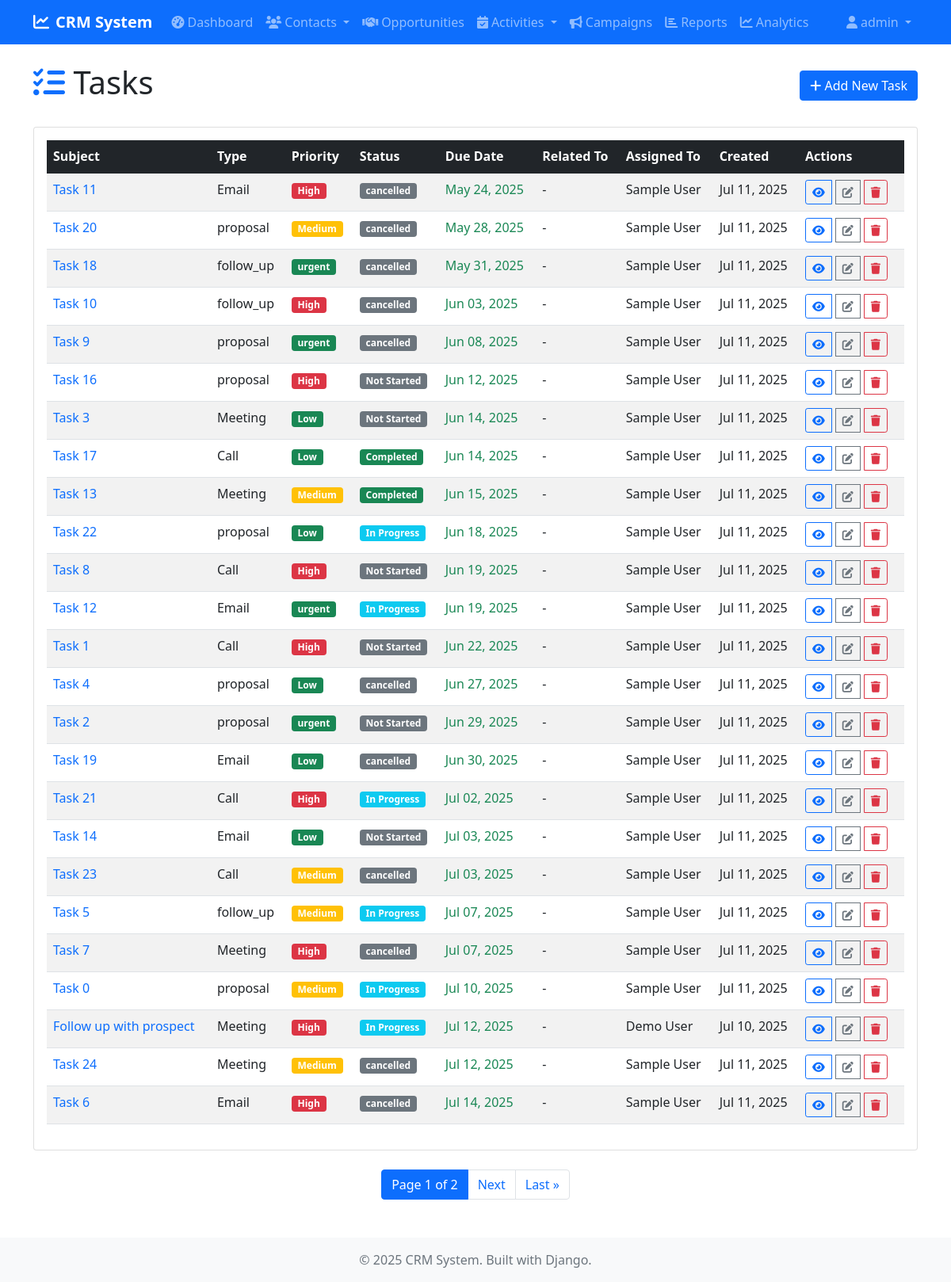
Page /tasks/ (signed in) on the committed database.
### tasks/models.py (models this page shows, shortened)
class Task(models.Model):
    STATUS_CHOICES = [
        ('not_started', 'Not Started'),
        ('in_progress', 'In Progress'),
        ('completed', 'Completed'),
        ('pending_input', 'Pending Input'),
        ('deferred', 'Deferred'),
    ]
    PRIORITY_CHOICES = [
        ('low', 'Low'),
        ('medium', 'Medium'),
        ('high', 'High'),
    ]
    TYPE_CHOICES = [
        ('call', 'Call'),
        ('meeting', 'Meeting'),
        ('email', 'Email'),
        ('task', 'Task'),
        ('demo', 'Demo'),
        ('other', 'Other'),
    ]
    subject = models.CharField(max_length=200)
    status = models.CharField(max_length=15, choices=STATUS_CHOICES, default='not_started')
    priority = models.CharField(max_length=10, choices=PRIORITY_CHOICES, default='medium')
    task_type = models.CharField(max_length=10, choices=TYPE_CHOICES, default='task')
    due_date = models.DateTimeField()
    start_date = models.DateTimeField(null=True, blank=True)
    description = models.TextField(blank=True)
    content_type = models.ForeignKey(ContentType, on_delete=models.CASCADE, null=True, blank=True)
    object_id = models.PositiveIntegerField(null=True, blank=True)
    related_to = GenericForeignKey('content_type', 'object_id')
    assigned_to = models.ForeignKey(User, on_delete=models.CASCADE, related_name='assigned_tasks')
    created_by = models.ForeignKey(User, on_delete=models.SET_NULL, null=True, blank=True, related_name='created_tasks')
    created_at = models.DateTimeField(auto_now_add=True)
    updated_at = models.DateTimeField(auto_now=True)
    class Meta:
        ordering = ['due_date']

### tasks/views.py (the view)
# urls.py: path('', views.TaskListView.as_view(), name='list'),
class TaskListView(LoginRequiredMixin, ListView):
    model = Task
    template_name = 'tasks/task_list.html'
    context_object_name = 'tasks'
    paginate_by = 25
    def get_queryset(self):
        return Task.objects.select_related('assigned_to').order_by('due_date')

### templates/tasks/task_list.html (shortened to what this page needs)
{% extends 'base.html' %}
{% block content %}
<div class="d-flex justify-content-between align-items-center mb-4">
    <h1><i class="fas fa-tasks text-primary"></i> Tasks</h1>
    <a href="{% url 'tasks:create' %}" class="btn btn-primary">
        <i class="fas fa-plus"></i> Add New Task
    </a>
</div>
<div class="card">
    <div class="card-body">
        <div class="table-responsive">
            <table class="table table-striped table-hover">
                <thead class="table-dark">
                    <tr>
                        <th>Subject</th>
                        <th>Type</th>
                        <th>Priority</th>
                        <th>Status</th>
                        <th>Due Date</th>
                        <th>Related To</th>
                        <th>Assigned To</th>
                        <th>Created</th>
                        <th>Actions</th>
                    </tr>
                </thead>
                <tbody>
                    {% for task in tasks %}
                    <tr>
                        <td>
                            <a href="{% url 'tasks:detail' task.pk %}" class="text-decoration-none">
                                {{ task.subject }}
                            </a>
                        </td>
                        <td>{{ task.get_task_type_display }}</td>
                        <td>
                            <span class="badge {% if task.priority == 'high' %}bg-danger{% elif task.priority == 'medium' %}bg-warning{% else %}bg-success{% endif %}">
                                {{ task.get_priority_display }}
                            </span>
                        </td>
                        <td>
                            <span class="badge {% if task.status == 'completed' %}bg-success{% elif task.status == 'in_progress' %}bg-info{% elif task.status == 'pending' %}bg-warning{% else %}bg-secondary{% endif %}">
                                {{ task.get_status_display }}
                            </span>
                        </td>
                        <td>
                            {% if task.due_date %}
                                <span class="{% if task.due_date < today %}text-danger{% elif task.due_date == today %}text-warning{% else %}text-success{% endif %}">
                                    {{ task.due_date|date:"M d, Y" }}
                                </span>
                            {% else %}
                                -
                            {% endif %}
                        </td>
                        <td>
                            {% if task.related_account %}
                                <a href="{% url 'accounts:detail' task.related_account.pk %}">{{ task.related_account.name }}</a>
                            {% elif task.related_contact %}
                                <a href="{% url 'contacts:detail' task.related_contact.pk %}">{{ task.related_contact.full_name }}</a>
                            {% elif task.related_opportunity %}
                                <a href="{% url 'opportunities:detail' task.related_opportunity.pk %}">{{ task.related_opportunity.name }}</a>
                            {% else %}
                                -
                            {% endif %}
                        </td>
                        <td>{{ task.assigned_to.get_full_name|default:"-" }}</td>
                        <td>{{ task.created_at|date:"M d, Y" }}</td>
                        <td>
                            <div class="btn-group" role="group">
                                <a href="{% url 'tasks:detail' task.pk %}" class="btn btn-sm btn-outline-primary" title="View">
                                    <i class="fas fa-eye"></i>
                                </a>
                                <a href="{% url 'tasks:edit' task.pk %}" class="btn btn-sm btn-outline-secondary" title="Edit">
                                    <i class="fas fa-edit"></i>
                                </a>
                                <a href="{% url 'tasks:delete' task.pk %}" class="btn btn-sm btn-outline-danger" title="Delete">
                                    <i class="fas fa-trash"></i>
                                </a>
                            </div>
                        </td>
                    </tr>
                    {% endfor %}
                </tbody>
            </table>
        </div>
    </div>
</div>
{% if is_paginated %}
<nav aria-label="Page navigation">
    <ul class="pagination justify-content-center mt-4">
        <li class="page-item active">
            <span class="page-link">
                Page {{ page_obj.number }} of {{ page_obj.paginator.num_pages }}
            </span>
        </li>
        {% if page_obj.has_next %}
            <li class="page-item">
                <a class="page-link" href="?page={{ page_obj.next_page_number }}">Next</a>
            </li>
            <li class="page-item">
                <a class="page-link" href="?page={{ page_obj.paginator.num_pages }}">Last &raquo;</a>
            </li>
        {% endif %}
    </ul>
</nav>
{% endif %}
{% endblock %}

### templates/base.html (shortened to what this page needs)
<!DOCTYPE html>
<html lang="en">
<head>
    <link href="https://cdn.jsdelivr.net/npm/bootstrap@5.1.3/dist/css/bootstrap.min.css" rel="stylesheet">
    <link href="https://cdnjs.cloudflare.com/ajax/libs/font-awesome/6.0.0/css/all.min.css" rel="stylesheet">
    {% load static %}
    <link href="{% static 'css/custom.css' %}" rel="stylesheet">
</head>
<body>
    <nav class="navbar navbar-expand-lg navbar-dark bg-primary">
        <div class="container">
            <a class="navbar-brand" href="{% url 'dashboard:home' %}">
                <i class="fas fa-chart-line me-2"></i>CRM System
            </a>
            {% if user.is_authenticated %}
            <div class="collapse navbar-collapse" id="navbarNav">
                <ul class="navbar-nav me-auto">
                    <li class="nav-item">
                        <a class="nav-link" href="{% url 'dashboard:home' %}">
                            <i class="fas fa-tachometer-alt me-1"></i>Dashboard
                        </a>
                    </li>
                    <li class="nav-item dropdown">
                        <a class="nav-link dropdown-toggle" href="#" role="button" data-bs-toggle="dropdown">
                            <i class="fas fa-users me-1"></i>Contacts
                        </a>
                    </li>
                    <li class="nav-item">
                        <a class="nav-link" href="{% url 'opportunities:list' %}">
                            <i class="fas fa-handshake me-1"></i>Opportunities
                        </a>
                    </li>
                    <li class="nav-item dropdown">
                        <a class="nav-link dropdown-toggle" href="#" role="button" data-bs-toggle="dropdown">
                            <i class="fas fa-calendar-check me-1"></i>Activities
                        </a>
                    </li>
                    <li class="nav-item">
                        <a class="nav-link" href="{% url 'campaigns:list' %}">
                            <i class="fas fa-bullhorn me-1"></i>Campaigns
                        </a>
                    </li>
                    <li class="nav-item">
                        <a class="nav-link" href="{% url 'dashboard:reports' %}">
                            <i class="fas fa-chart-bar me-1"></i>Reports
                        </a>
                    </li>
                    <li class="nav-item">
                        <a class="nav-link" href="{% url 'dashboard:analytics' %}">
                            <i class="fas fa-chart-line me-1"></i>Analytics
                        </a>
                    </li>
                </ul>
                <ul class="navbar-nav">
                    <li class="nav-item dropdown">
                        <a class="nav-link dropdown-toggle" href="#" role="button" data-bs-toggle="dropdown">
                            <i class="fas fa-user me-1"></i>{{ user.username }}
                        </a>
                    </li>
                </ul>
            </div>
            {% endif %}
        </div>
    </nav>
    <main class="container my-4">
        {% block content %}
        {% endblock %}
    </main>
    <footer class="bg-light text-center py-3 mt-5">
        <div class="container">
            <p class="text-muted mb-0">&copy; 2025 CRM System. Built with Django.</p>
        </div>
    </footer>
</body>
</html>

### static/css/custom.css (style rules this page uses)
.navbar-brand { font-weight: bold; }
.btn-sm { margin-right: 5px; }

### rows in the picture
Task: subject "Task 11", task_type "Email", priority "High", status "cancelled", due_date "May 24, 2025", assigned_to.get_full_name "Sample User", created_at "Jul 11, 2025"
Task: subject "Task 20", task_type "proposal", priority "Medium", status "cancelled", due_date "May 28, 2025", assigned_to.get_full_name "Sample User", created_at "Jul 11, 2025"
Task: subject "Task 18", task_type "follow_up", priority "urgent", status "cancelled", due_date "May 31, 2025", assigned_to.get_full_name "Sample User", created_at "Jul 11, 2025"
Task: subject "Task 10", task_type "follow_up", priority "High", status "cancelled", due_date "Jun 03, 2025", assigned_to.get_full_name "Sample User", created_at "Jul 11, 2025"
Task: subject "Task 9", task_type "proposal", priority "urgent", status "cancelled", due_date "Jun 08, 2025", assigned_to.get_full_name "Sample User", created_at "Jul 11, 2025"
Task: subject "Task 16", task_type "proposal", priority "High", status "Not Started", due_date "Jun 12, 2025", assigned_to.get_full_name "Sample User", created_at "Jul 11, 2025"
Task: subject "Task 3", task_type "Meeting", priority "Low", status "Not Started", due_date "Jun 14, 2025", assigned_to.get_full_name "Sample User", created_at "Jul 11, 2025"
Task: subject "Task 17", task_type "Call", priority "Low", status "Completed", due_date "Jun 14, 2025", assigned_to.get_full_name "Sample User", created_at "Jul 11, 2025"
Task: subject "Task 13", task_type "Meeting", priority "Medium", status "Completed", due_date "Jun 15, 2025", assigned_to.get_full_name "Sample User", created_at "Jul 11, 2025"
Task: subject "Task 22", task_type "proposal", priority "Low", status "In Progress", due_date "Jun 18, 2025", assigned_to.get_full_name "Sample User", created_at "Jul 11, 2025"
Task: subject "Task 8", task_type "Call", priority "High", status "Not Started", due_date "Jun 19, 2025", assigned_to.get_full_name "Sample User", created_at "Jul 11, 2025"
Task: subject "Task 12", task_type "Email", priority "urgent", status "In Progress", due_date "Jun 19, 2025", assigned_to.get_full_name "Sample User", created_at "Jul 11, 2025"
Task: subject "Task 1", task_type "Call", priority "High", status "Not Started", due_date "Jun 22, 2025", assigned_to.get_full_name "Sample User", created_at "Jul 11, 2025"
Task: subject "Task 4", task_type "proposal", priority "Low", status "cancelled", due_date "Jun 27, 2025", assigned_to.get_full_name "Sample User", created_at "Jul 11, 2025"
Task: subject "Task 2", task_type "proposal", priority "urgent", status "Not Started", due_date "Jun 29, 2025", assigned_to.get_full_name "Sample User", created_at "Jul 11, 2025"
Task: subject "Task 19", task_type "Email", priority "Low", status "cancelled", due_date "Jun 30, 2025", assigned_to.get_full_name "Sample User", created_at "Jul 11, 2025"
Task: subject "Task 21", task_type "Call", priority "High", status "In Progress", due_date "Jul 02, 2025", assigned_to.get_full_name "Sample User", created_at "Jul 11, 2025"
Task: subject "Task 14", task_type "Email", priority "Low", status "Not Started", due_date "Jul 03, 2025", assigned_to.get_full_name "Sample User", created_at "Jul 11, 2025"
Task: subject "Task 23", task_type "Call", priority "Medium", status "cancelled", due_date "Jul 03, 2025", assigned_to.get_full_name "Sample User", created_at "Jul 11, 2025"
Task: subject "Task 5", task_type "follow_up", priority "Medium", status "In Progress", due_date "Jul 07, 2025", assigned_to.get_full_name "Sample User", created_at "Jul 11, 2025"
Task: subject "Task 7", task_type "Meeting", priority "High", status "cancelled", due_date "Jul 07, 2025", assigned_to.get_full_name "Sample User", created_at "Jul 11, 2025"
Task: subject "Task 0", task_type "proposal", priority "Medium", status "In Progress", due_date "Jul 10, 2025", assigned_to.get_full_name "Sample User", created_at "Jul 11, 2025"
Task: subject "Follow up with prospect", task_type "Meeting", priority "High", status "In Progress", due_date "Jul 12, 2025", assigned_to.get_full_name "Demo User", created_at "Jul 10, 2025"
Task: subject "Task 24", task_type "Meeting", priority "Medium", status "cancelled", due_date "Jul 12, 2025", assigned_to.get_full_name "Sample User", created_at "Jul 11, 2025"
Task: subject "Task 6", task_type "Email", priority "High", status "cancelled", due_date "Jul 14, 2025", assigned_to.get_full_name "Sample User", created_at "Jul 11, 2025"

### other values in the picture
{{ user.username }} "admin"
{{ page_obj.number }} "1"
{{ page_obj.paginator.num_pages }} "2"
